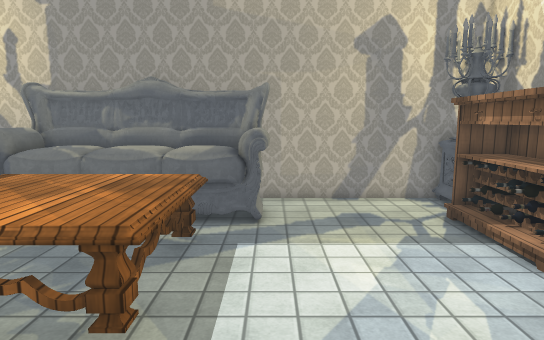
View 1 (above)

16 first-person views from a walk through a Unity game level. The camera is 1.5 m above the floor, tilts 8° down and sees 75° across. The floor is counted in squares, 0.5 m on a side. Each view is taken from the middle of a square. On the plan, view 1 faces up. The plan holds only what a view shows up to about 20 squares ahead; the rest is blank. Some surface patterns are stand-ins.

View 2
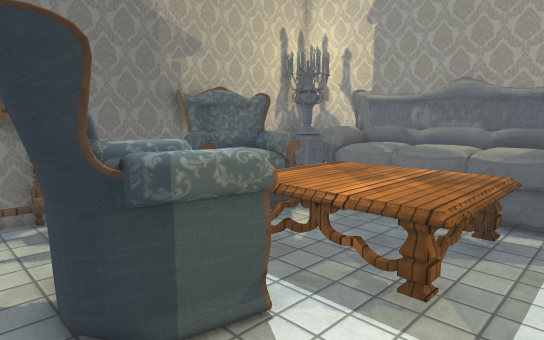

View 3
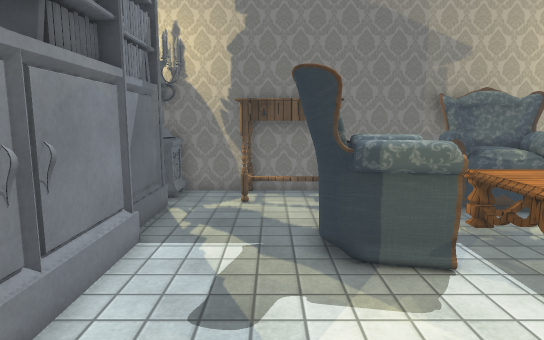

View 4
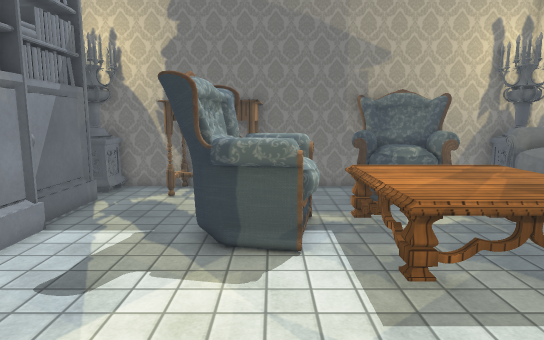

View 5
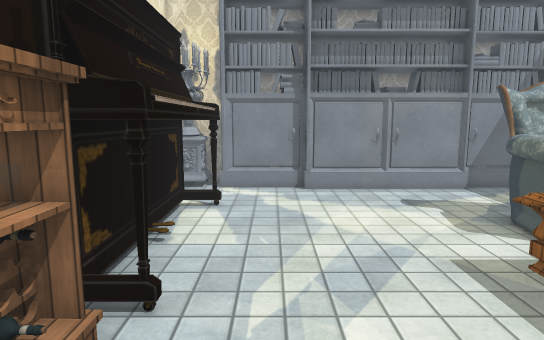

View 6
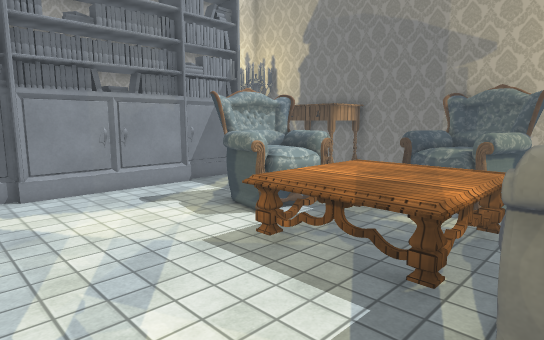

View 7
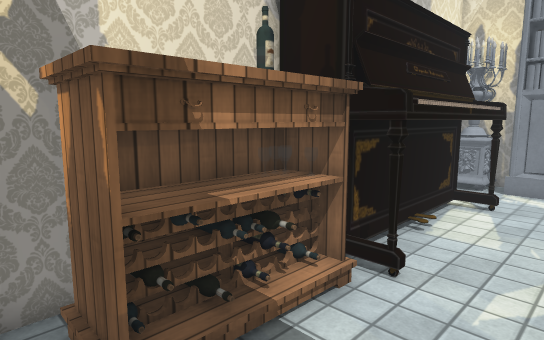

View 8
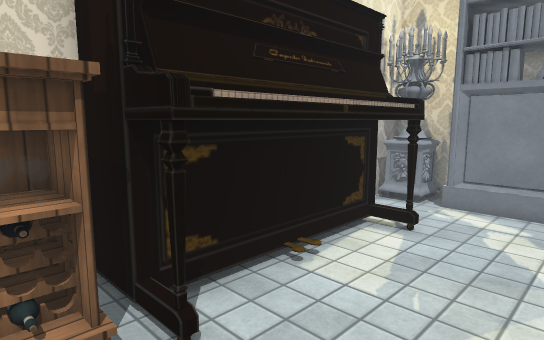

View 9
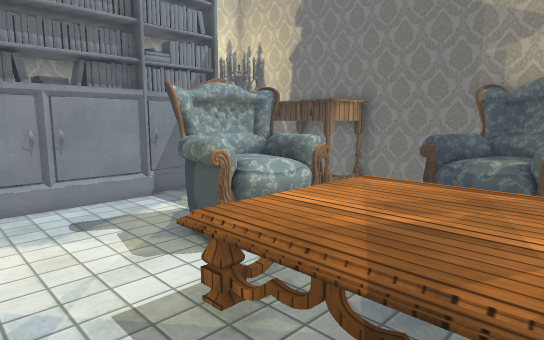

View 10
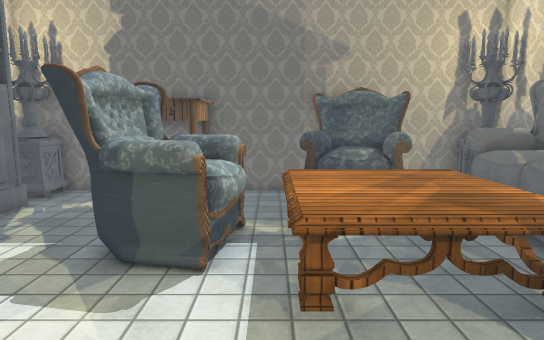

View 11
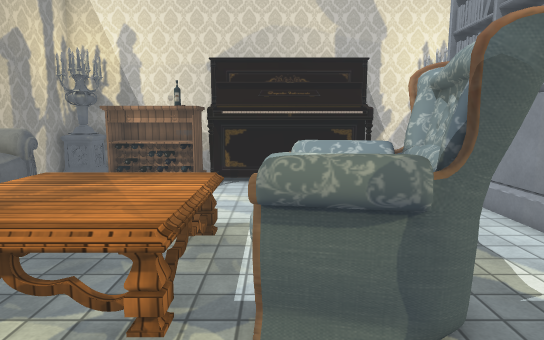

View 12
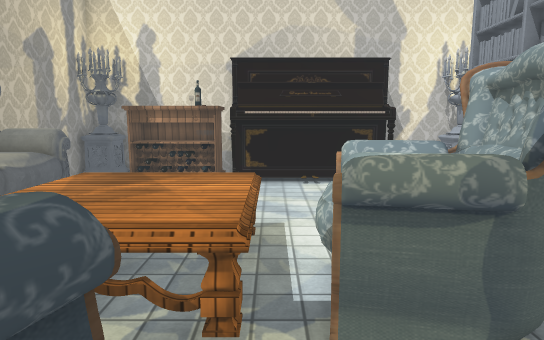

View 13
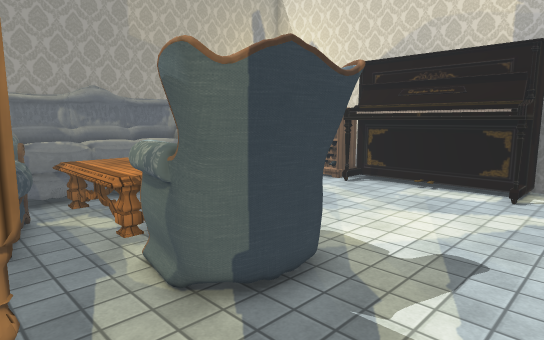

View 14
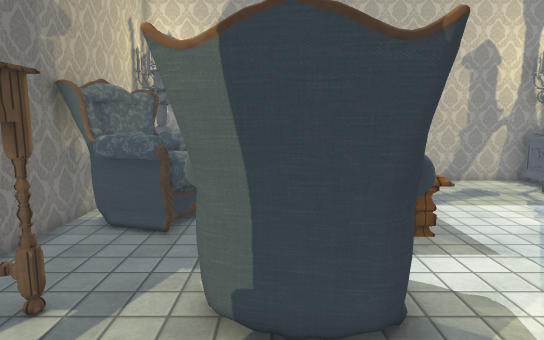

View 15
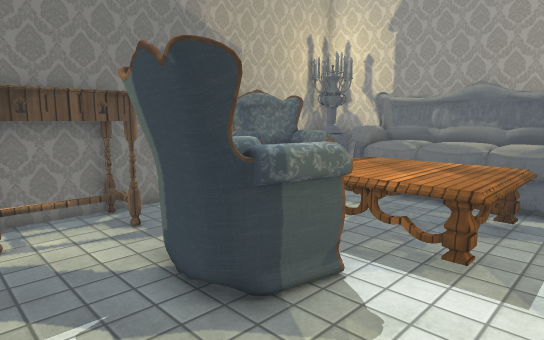

View 16
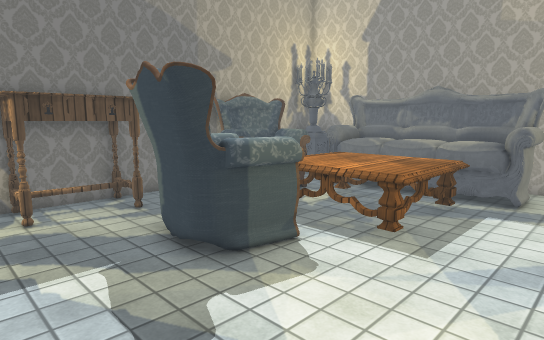

### Floor plan
Key: @ floor where view 1 was taken; # wall or solid block; . floor; L lamp; C cabinet; T table; O other object.
Columns run from 12 left of view 1 to 8 right of it. Each row starts with its distance up from view 1.
 14 ####       #### #####
 13 #LL OOOOOOOO   #  LL#
 12 #LL OOOOOOOOO.....LL#
 11 #   OOOOOOOOO.....CC#
 10 #  .OOOOOOOOO.....CC#
  9 #OOO.TTTTTT.......CC
  8 #OOOOTTTTTT.......CC
  7 #OOOOTTTTTT.......CC#
  6 #OOOOTTTTTT......OO##
  5 #.OO.TTTTTT......OO
  4 #....TTTTTT......OO
  3 #....OOOO........OO
  2 #....OOOO........OO
  1 #TT..OOOO........OO
  0 #TT..OOOO...@....OO
 -1 #TT..............OO##
 -2 #TT...............  #
 -3 #.................  #
 -4 #......OOOOOOO......#
 -5 #LLOOOOOOOOOOOOOOOLL#
 -6 #LLOOOOOOOOOOOOOOOLL#
 -7 #                 ###

Positions as (right, up) in squares from view 1, and headings:
1: (0, 0), facing up
2: (0, -1), facing up-left
3: (3, -1), facing left
4: (4, 2), facing left
5: (3, 11), facing down
6: (4, 11), facing down-left
7: (2, 12), facing down-right
8: (1, 8), facing down-right
9: (1, 9), facing down-left
10: (3, 4), facing left
11: (-11, 3), facing right
12: (-11, 4), facing right
13: (-10, -4), facing up-right
14: (-6, -4), facing up
15: (0, -3), facing up-left
16: (2, -4), facing up-left
